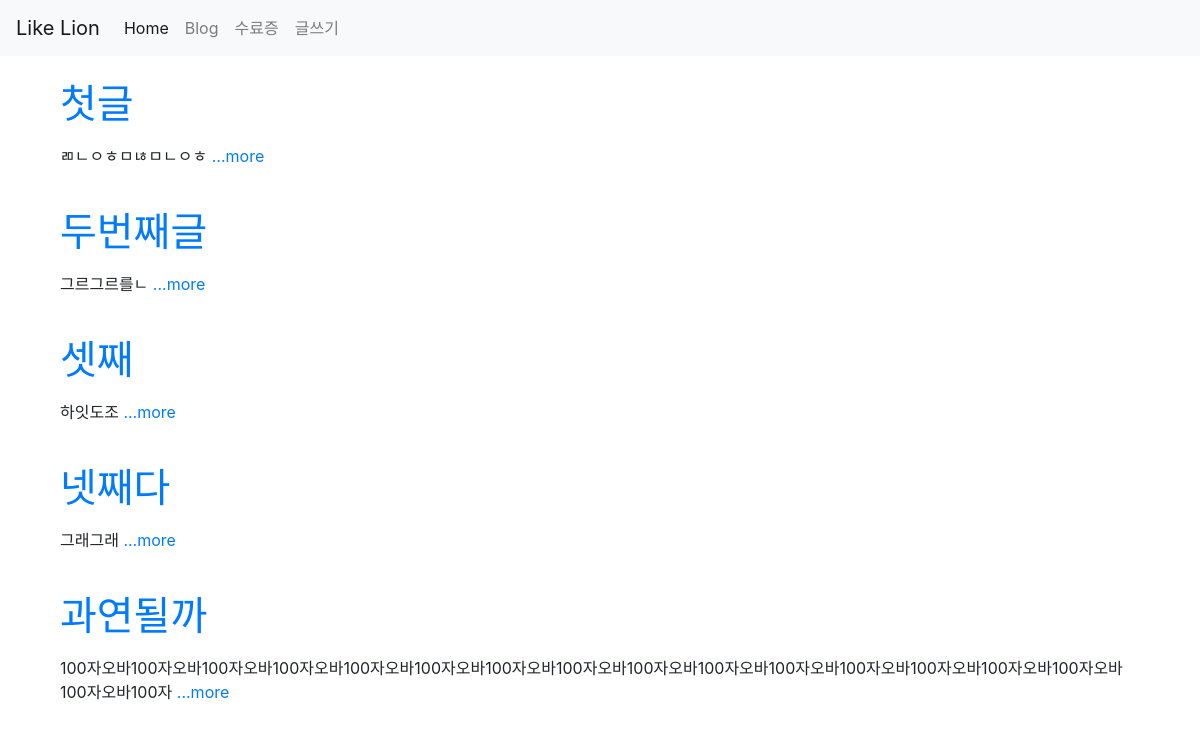
The page / on the database its author committed.
### blogapp/models.py (models this page shows, shortened)
class Blogapp(models.Model):
    title = models.CharField(max_length=200)
    pub_date = models.DateTimeField('date published')
    body = models.TextField()
    def summary(self):
        return self.body[:100]

### blogapp/views.py (the view)
# urls.py: 2. Add a URL to urlpatterns:  path('', views.home, name='home')
def home(request):
    blogapps = Blogapp.objects
    return render(request, 'home.html', {'blogapps': blogapps})

### blogapp/templates/home.html (shortened to what this page needs)
{% extends 'base.html' %}
{% block content %}
    {% for blogapp in blogapps.all %}
    <br>
    <div class="container">
        <a href="{% url 'detail' blogapp.id %}">
                <h1>{{ blogapp.title }}</h1>
        </a>
        <p>{{ blogapp.summary }}<a href="{% url 'detail' blogapp.id %}"> ...more</a></p>
    </div>
    {% endfor %}
{% endblock %}

### blog/templates/base.html (shortened to what this page needs)
<!DOCTYPE html>
<html lang="en">
<head>
    <link rel="stylesheet" href="https://stackpath.bootstrapcdn.com/bootstrap/4.3.1/css/bootstrap.min.css">
</head>
<body>
    {% load staticfiles %}
    <nav class="navbar navbar-expand-lg navbar-light bg-light">
        <a class="navbar-brand" href="#">Like Lion</a>
        <div class="collapse navbar-collapse" id="navbarNavAltMarkup">
            <div class="navbar-nav">
                <a class="nav-item nav-link active" href="{% url 'home' %}">Home <span class="sr-only">(current)</span></a>
                <a class="nav-item nav-link" href="{% url 'home' %}">Blog</a>
                <a class="nav-item nav-link" href="{% static 'cert.pdf' %}">수료증</a>
                <a class="nav-item nav-link" href="{% url 'new' %}">글쓰기</a>
            </div>
        </div>
    </nav>
    <div class="container">
        {% block content %}
        {% endblock %}
    </div>
</body>
</html>

### rows shown on the page
Blogapp: title "첫글", summary "ㄻㄴㅇㅎㅁㄶㅁㄴㅇㅎ"
Blogapp: title "두번째글", summary "그르그르를ㄴ"
Blogapp: title "셋째", summary "하잇도조"
Blogapp: title "넷째다", summary "그래그래"
Blogapp: title "과연될까", summary "100자오바100자오바100자오바100자오바100자오바100자오바100자오바100자오바100자오바100자오바100자오바100자오바100자오바100자오바100자오바100자오바100자"
